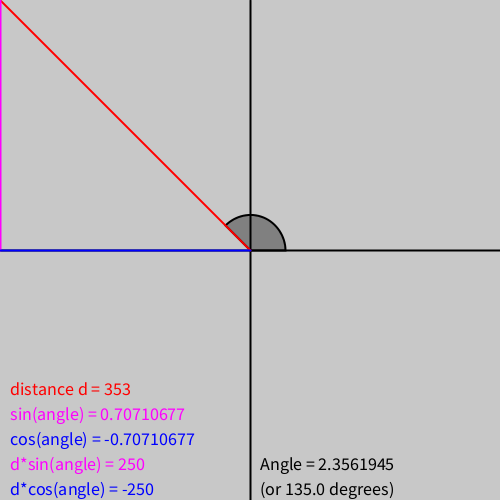
Frame 1 (no input)
Frame 60 (the mouse pressed at the canvas centre just before this capture): identical to frame 1, image omitted
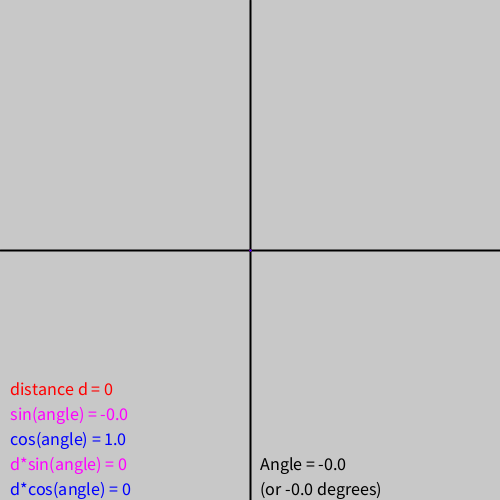
Frame 120 (the mouse held since frame 60 and released just before this capture)

The Processing sketch that drew these frames (run headless with seeded random() and noise(); from frame 60 on, the mouse is pressed at the canvas centre):

// Processing sketch: TrigHelper
// ── TrigHelper.pde
//The size of the arc that shows which angle is being used
final float ARC_SIZE = 70;

//The positions of the seven text displays at the bottom
final int ANGLE_DISPLAY_X = 260;
final int ANGLE_DISPLAY_Y = 470;
final int DEGREE_DISPLAY_X = 260;
final int DEGREE_DISPLAY_Y = 495;
final int DISTANCE_DISPLAY_X = 10;
final int DISTANCE_DISPLAY_Y = 395;
final int SIN_DISPLAY_X = 10;
final int SIN_DISPLAY_Y = 420;
final int D_SIN_DISPLAY_Y = 470;
final int COS_DISPLAY_X = 10;
final int COS_DISPLAY_Y = 445;
final int D_COS_DISPLAY_Y = 495;

void setup() {
  size(500,500);
  strokeWeight(2); //Double-thickness lines will be used
}

void draw() {
  background(200); //A light grey background
  
  //Tricky part: The arc showing the angle
  stroke(0); fill(128); //Grey with a black line
  float xAxisAngle = 0; //The arc starts at the x axis
  //and the arc finishes at the angle that goes
  //from the centre to the mouse position
  float mouseAngle = atan2(mouseY-height/2,mouseX-width/2);
  //Draw the arc. Same as an ellipse, but with start and ending angles
  arc(width/2,height/2,ARC_SIZE,ARC_SIZE,
      //The start angle always has to be the smaller one
      min(xAxisAngle,mouseAngle),
      //And the end angle always has to be the bigger one
      max(xAxisAngle,mouseAngle),
      PIE); //This is a predefined constants that selects a "pie" shape.
      
  //draw in the X and Y axes (black)
  stroke(0); //Black
  line(0,height/2,width,height/2);
  line(width/2,0,width/2,height);
  
  //A red line from the centre to the mouse (the hypoteneuse)
  stroke(255,0,0);
  line(width/2,height/2,mouseX,mouseY);
  
  //Draw the x and y components of the mouse position, too
  stroke(255,0,255); //Make the vertical line purple
  line(mouseX,height/2,mouseX,mouseY); //vertical line
  stroke(0,0,255); //Make the horizontal line blue
  line(width/2,height/2,mouseX,height/2); //horizontal line
  
  //Display some text showing what the angle is
  textSize(18); //Make it fairly big
  fill(0); //And black
  text("Angle = "+-mouseAngle,ANGLE_DISPLAY_X,ANGLE_DISPLAY_Y);
  text("(or "+(-mouseAngle*180.0/PI)+" degrees)",DEGREE_DISPLAY_X,DEGREE_DISPLAY_Y);
  //And what the distance of the mouse from the centre is
  // (That's the length of the red line)
  float distance = sqrt(sq(mouseX-width/2)+sq(mouseY-height/2));
  fill(255,0,0); //The line is red - make the text red, too.
  text("distance d = "+int(distance),DISTANCE_DISPLAY_X,DISTANCE_DISPLAY_Y);
  //And now the sin and cos values, too (x and y distances)
  fill(255,0,255); //The vertical line is purple
  text("sin(angle) = "+sin(-mouseAngle),SIN_DISPLAY_X,SIN_DISPLAY_Y);
  text("d*sin(angle) = "+(height/2-mouseY),SIN_DISPLAY_X,D_SIN_DISPLAY_Y);
  fill(0,0,255); //The horizontal line is blue
  text("cos(angle) = "+cos(mouseAngle),COS_DISPLAY_X,COS_DISPLAY_Y);
  text("d*cos(angle) = "+(mouseX-width/2),COS_DISPLAY_X,D_COS_DISPLAY_Y);
 
}
